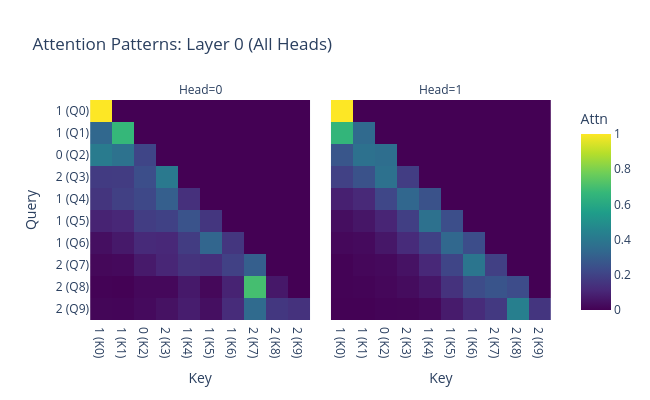

The cell this chart's notebook holds for it:
### Code cell
# history=process.generate_process_history(total_length=10)
# input_seq=torch.tensor([history.symbols],dtype=torch.long,device=device)
input_seq=torch.tensor([1,1,0,2,1,1,1,2,2,2],dtype=torch.long,device=device)
print(input_seq)
logits, cache = model.run_with_cache(input_seq)
token_labels = [str(t.item()) for t in input_seq]
plot_attention_heatmap(cache, layer_idx=None, head_idx=None, tokens=token_labels)

### Figure 1 — Plotly figure (JSON) as saved in the notebook; plotly's stock layout.template omitted (floating-point values rounded to 4 significant figures)
{"data": [{"coloraxis": "coloraxis", "hovertemplate": "Key: %{x}<br>Query: %{y}<br>Attn: %{z}<extra></extra>", "name": "0", "type": "heatmap", "x": ["1 (K0)", "1 (K1)", "0 (K2)", "2 (K3)", "1 (K4)", "1 (K5)", "1 (K6)", "2 (K7)", "2 (K8)", "2 (K9)"], "xaxis": "x", "y": ["1 (Q0)", "1 (Q1)", "0 (Q2)", "2 (Q3)", "1 (Q4)", "1 (Q5)", "1 (Q6)", "2 (Q7)", "2 (Q8)", "2 (Q9)"], "yaxis": "y", "z": [[1.0, 0.0, 0.0, 0.0, 0.0, 0.0, 0.0, 0.0, 0.0, 0.0], [0.3341, 0.6659, 0.0, 0.0, 0.0, 0.0, 0.0, 0.0, 0.0, 0.0], [0.4159, 0.3756, 0.2086, 0.0, 0.0, 0.0, 0.0, 0.0, 0.0, 0.0], [0.1764, 0.1775, 0.2392, 0.4069, 0.0, 0.0, 0.0, 0.0, 0.0, 0.0], [0.1533, 0.1906, 0.2179, 0.3008, 0.1374, 0.0, 0.0, 0.0, 0.0, 0.0], [0.09562, 0.1074, 0.182, 0.1967, 0.2589, 0.1594, 0.0, 0.0, 0.0, 0.0], [0.04026, 0.06868, 0.1181, 0.1123, 0.1776, 0.3258, 0.1571, 0.0, 0.0, 0.0], [0.01973, 0.02416, 0.07153, 0.1062, 0.1468, 0.135, 0.1944, 0.3022, 0.0, 0.0], [0.006064, 0.00406, 0.02039, 0.02111, 0.069, 0.01973, 0.09609, 0.6985, 0.06505, 0.0], [0.01372, 0.01192, 0.027, 0.0477, 0.08078, 0.04027, 0.1236, 0.3468, 0.1627, 0.1455]]}, {"coloraxis": "coloraxis", "hovertemplate": "Key: %{x}<br>Query: %{y}<br>Attn: %{z}<extra></extra>", "name": "1", "type": "heatmap", "x": ["1 (K0)", "1 (K1)", "0 (K2)", "2 (K3)", "1 (K4)", "1 (K5)", "1 (K6)", "2 (K7)", "2 (K8)", "2 (K9)"], "xaxis": "x2", "y": ["1 (Q0)", "1 (Q1)", "0 (Q2)", "2 (Q3)", "1 (Q4)", "1 (Q5)", "1 (Q6)", "2 (Q7)", "2 (Q8)", "2 (Q9)"], "yaxis": "y2", "z": [[1.0, 0.0, 0.0, 0.0, 0.0, 0.0, 0.0, 0.0, 0.0, 0.0], [0.6587, 0.3413, 0.0, 0.0, 0.0, 0.0, 0.0, 0.0, 0.0, 0.0], [0.269, 0.371, 0.36, 0.0, 0.0, 0.0, 0.0, 0.0, 0.0, 0.0], [0.194, 0.2537, 0.371, 0.1813, 0.0, 0.0, 0.0, 0.0, 0.0, 0.0], [0.08804, 0.114, 0.2152, 0.3297, 0.253, 0.0, 0.0, 0.0, 0.0, 0.0], [0.03679, 0.06018, 0.1033, 0.1874, 0.3725, 0.2397, 0.0, 0.0, 0.0, 0.0], [0.02077, 0.02638, 0.06233, 0.1215, 0.1969, 0.3353, 0.2369, 0.0, 0.0, 0.0], [0.007037, 0.01803, 0.02382, 0.04794, 0.1127, 0.2091, 0.3898, 0.1916, 0.0, 0.0], [0.006675, 0.008983, 0.01836, 0.03166, 0.06115, 0.1445, 0.2333, 0.2618, 0.2336, 0.0], [0.002573, 0.003185, 0.008264, 0.01023, 0.02088, 0.07319, 0.1243, 0.1698, 0.4329, 0.1546]]}], "layout": {"annotations": [{"font": {}, "showarrow": false, "text": "Head=0", "x": 0.2497, "xanchor": "center", "xref": "paper", "y": 1, "yanchor": "bottom", "yref": "paper"}, {"font": {}, "showarrow": false, "text": "Head=1", "x": 0.7502, "xanchor": "center", "xref": "paper", "y": 1, "yanchor": "bottom", "yref": "paper"}], "coloraxis": {"cmax": 1, "cmin": 0, "colorbar": {"title": {"text": "Attn"}}, "colorscale": [[0, "#440154"], [0.1111, "#482878"], [0.2222, "#3e4989"], [0.3333, "#31688e"], [0.4444, "#26828e"], [0.5556, "#1f9e89"], [0.6667, "#35b779"], [0.7778, "#6ece58"], [0.8889, "#b5de2b"], [1, "#fde725"]]}, "height": 400, "title": {"text": "Attention Patterns: Layer 0 (All Heads)"}, "width": 650, "xaxis": {"anchor": "y", "constrain": "domain", "domain": [0, 0.4995], "scaleanchor": "y", "title": {"text": "Key"}}, "xaxis2": {"anchor": "y2", "domain": [0.5005, 1], "matches": "x", "title": {"text": "Key"}}, "yaxis": {"anchor": "x", "autorange": "reversed", "constrain": "domain", "domain": [0, 1], "title": {"text": "Query"}}, "yaxis2": {"anchor": "x2", "domain": [0, 1], "matches": "y", "showticklabels": false}}}
